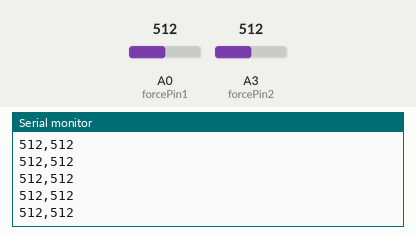
Recording of a sketch running on a simulated Arduino Uno, built with avr-gcc and run on an emulated ATmega328P. Shown: the last lines printed to the serial monitor. Inputs (shaded band) come from the test bench; at power-on: A0 (forcePin1) = 512, A3 (forcePin2) = 512.

Above: at 1.2 s.
1.3 s: A0 (forcePin1) set to 716
At 1.31 s:
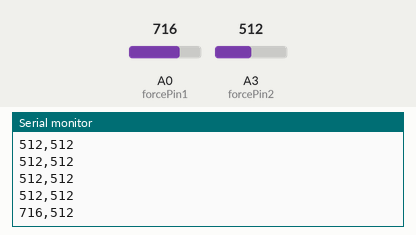
2.8 s: A3 (forcePin2) set to 716
At 2.82 s:
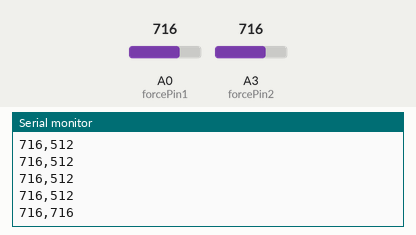
4.3 s: A0 (forcePin1) set to 900
At 4.33 s:
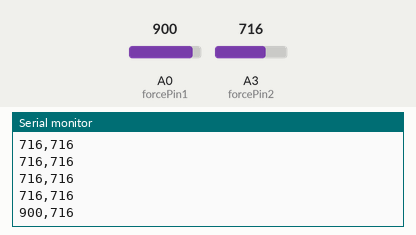
5.8 s: A3 (forcePin2) set to 900
At 5.84 s:
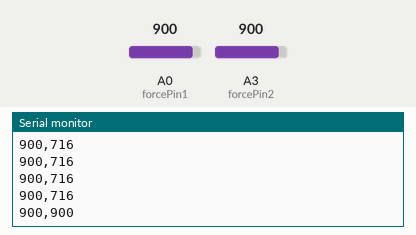
Timing chart, 0 to 8.3 s (numbered marks = the images above; inputs shaded):
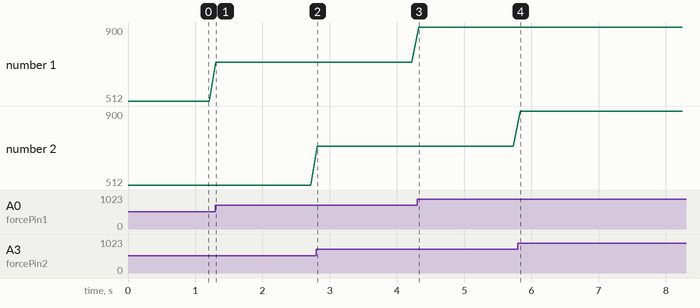

The sketch:

arduino_collectForceData.ino
```cpp
const int forcePin1 = A0; // Connect the force sensor to analog pin A0
const int forcePin2 = A3;

void setup() {
    Serial.begin(9600); // Start serial communication
}

void loop() {
    int forceValue1 = analogRead(forcePin1); // Read the analog force sensor value
    Serial.print(forceValue1); // Print the value to the Serial Monitor
    Serial.print(",");
    int forceValue2 = analogRead(forcePin2); // Read the analog force sensor value
    Serial.println(forceValue2); // Print the value to the Serial Monitor
    delay(100);
}
```

Measured:
- after the input at 1.3 s, the serial monitor: prints a new line at once (image 1)
- after the input at 2.8 s, the serial monitor: prints a new line at once (image 2)
- after the input at 4.3 s, the serial monitor: prints a new line at once (image 3)
- after the input at 5.8 s, the serial monitor: prints a new line at once (image 4)
- plotted number 1: 512 → 716 after the input at 1.3 s, 716 → 900 after the input at 4.3 s
